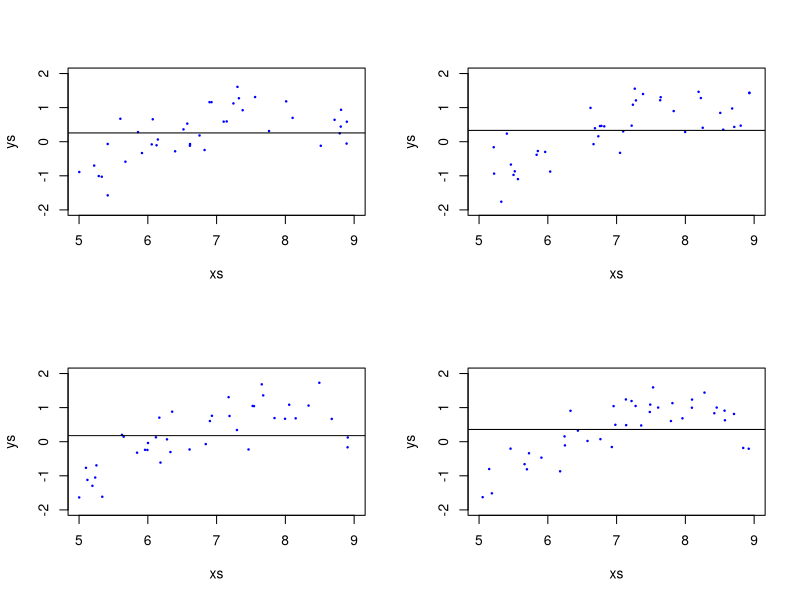
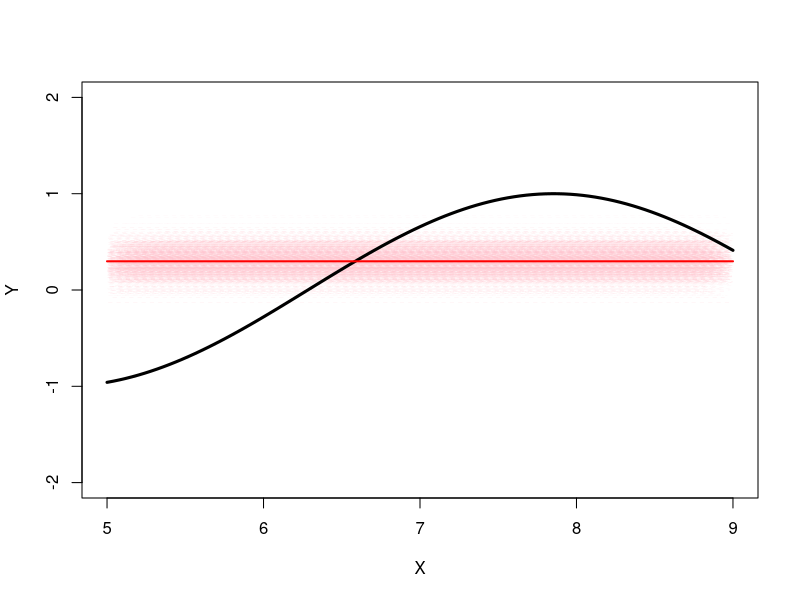
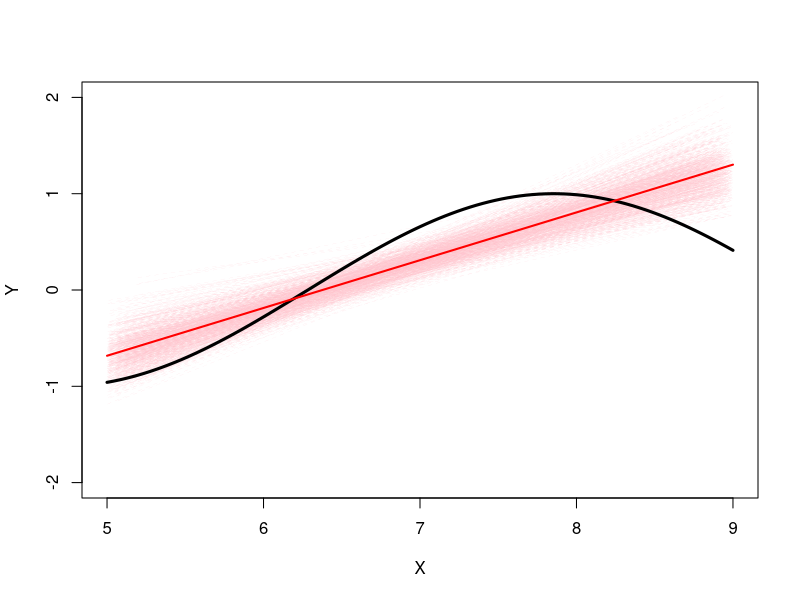
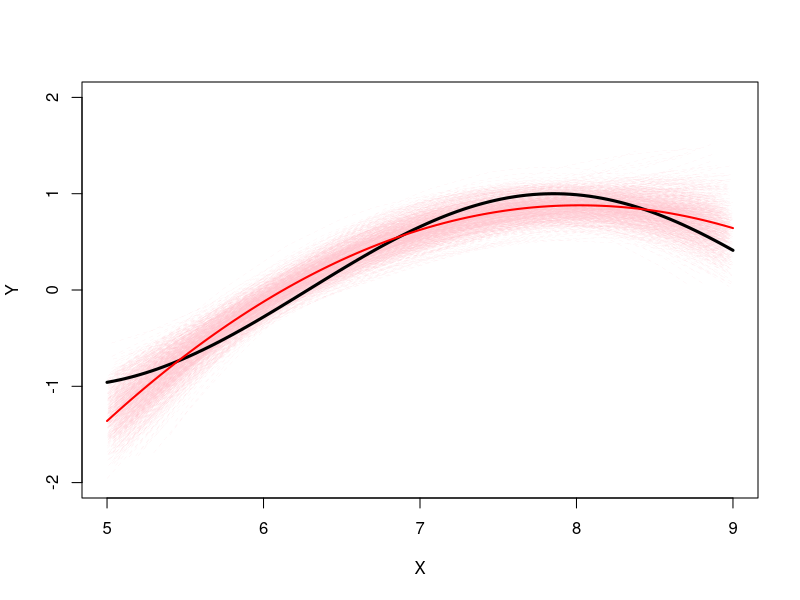
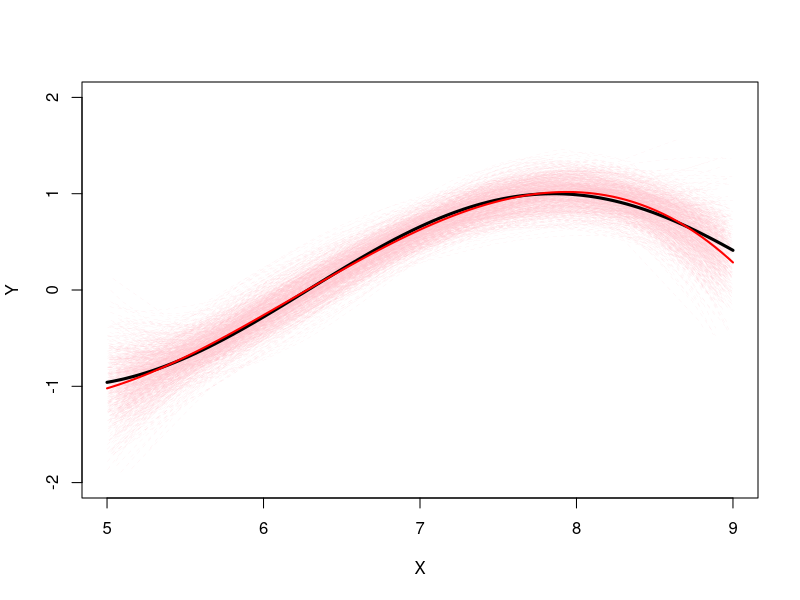
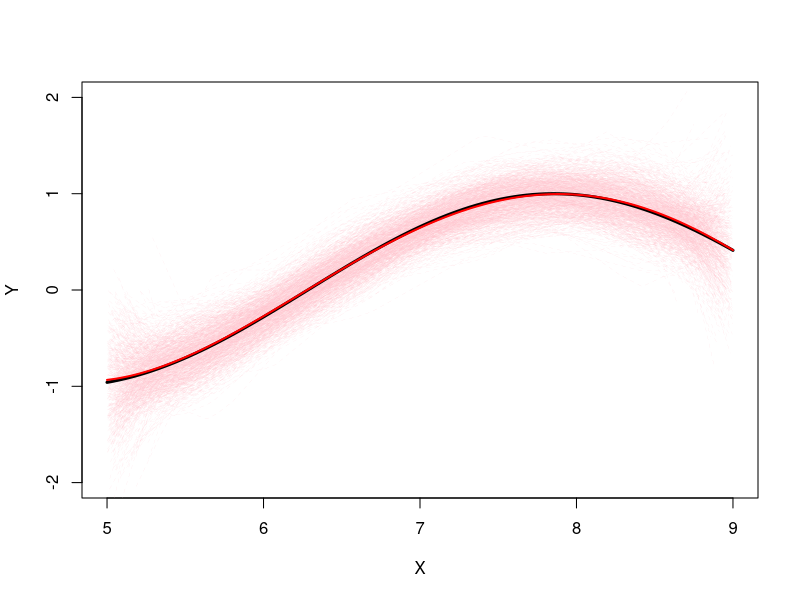
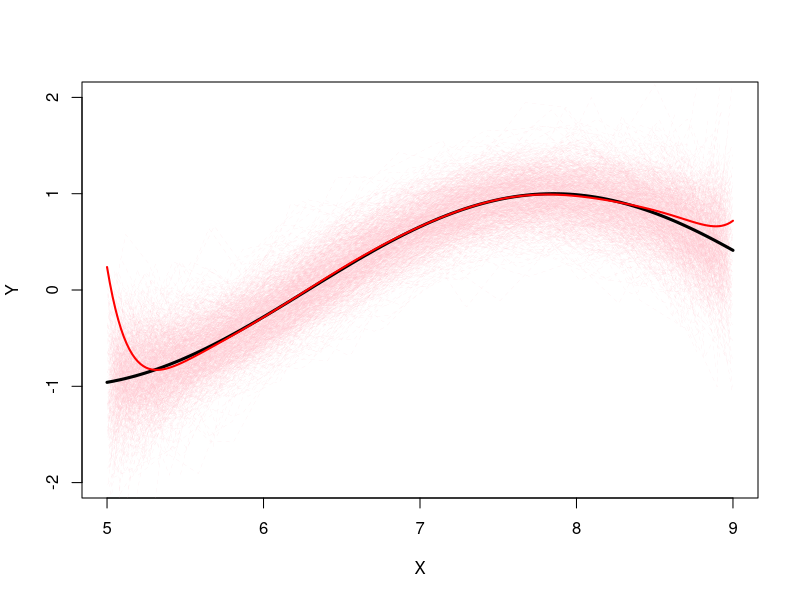
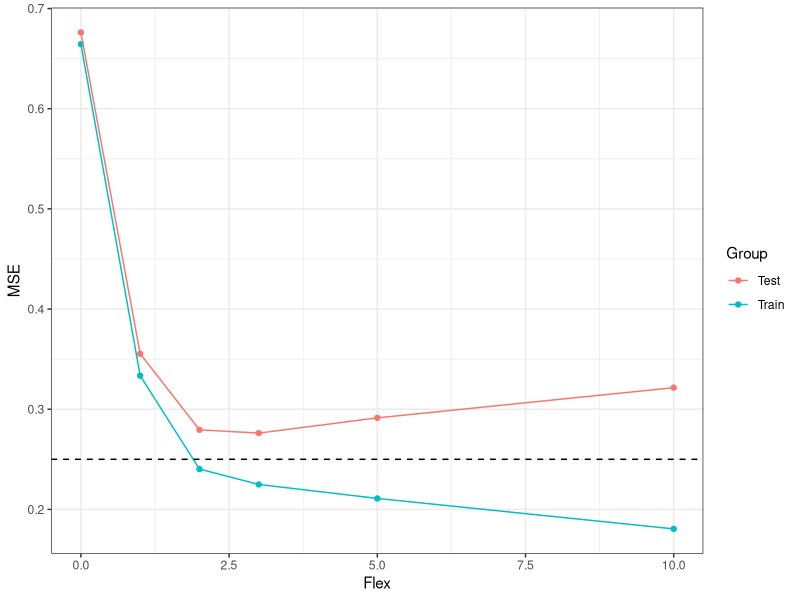

Recreate these plots in R, in order.



LWD <- 0.1
Ntrains <- 1000   # Number of training sets to generate
n <- 40           # Number of observations to generate for each training set
dpt <- 5*9*5      # Number of x points to predict over
SD <- sqrt(.25)

par(mfrow= c(2, 2))

xs <- sort(runif(n, 5, 9))
ys <- sin(xs) + rnorm(n, 0, SD)
plot(xs, ys, pch = 19, col = "blue", xlim = c(5, 9), ylim = c(-2, 2), cex = .25)
abline(lm(ys ~ 1))
xs <- sort(runif(n, 5, 9))
ys <- sin(xs) + rnorm(n, 0, SD)
plot(xs, ys, pch = 19, col = "blue", xlim = c(5, 9), ylim = c(-2, 2), cex = 0.25)
abline(lm(ys ~ 1))
xs <- sort(runif(n, 5, 9))
ys <- sin(xs) + rnorm(n, 0, SD)
plot(xs, ys, pch = 19, col = "blue", xlim = c(5, 9), ylim = c(-2, 2), cex = 0.25)
abline(lm(ys ~ 1))
xs <- sort(runif(n, 5, 9))
ys <- sin(xs) + rnorm(n, 0, SD)
plot(xs, ys, pch = 19, col = "blue", xlim = c(5, 9), ylim = c(-2, 2), cex = 0.25)
abline(lm(ys ~ 1))

par(mfrow = c(1, 1))

curve(sin, 5, 9, ylim = c(-2, 2), ylab = "Y", xlab = "X", lwd = 3, type = "n")
yhn <- matrix(NA, Ntrains, dpt)
dim(yhn)
MSEtest <- numeric(Ntrains)
MSEtrain <- numeric(Ntrains)
for(i in 1:Ntrains){
  xs <- sort(runif(n, 5, 9))
  error <- rnorm(n, 0, SD)
  ys <- sin(xs) + error
  mod1 <- lm(ys ~ 1)
  nys <- predict(mod1)
  lines(xs, nys, col = "pink", lty = "dashed", lwd = LWD)
  nxs <- seq(5, 9, length = dpt)
  yhn[i, ] <- predict(mod1, newdata = data.frame(xs = nxs))
  error <- rnorm(n, 0, SD)
  yst <- sin(xs) + error
  MSEtest[i] <- mean((yst - nys)^2)
  MSEtrain[i] <- mean((ys - nys)^2)
}
yhnbar <- apply(yhn, 2, mean)
curve(sin, 5, 9, ylim = c(-3, 3), ylab = "Y", xlab = "X", lwd = 3, add = TRUE)
lines(nxs, yhnbar, col = "red", lwd = 2)
avgMSEtest0 <- mean(MSEtest)
avgMSEtrain0 <- mean(MSEtrain)


########


curve(sin, 5, 9, ylim = c(-2, 2), ylab = "Y", xlab = "X", lwd = 3, type = "n")
yhn <- matrix(NA, Ntrains, dpt)
MSEtest <- numeric(Ntrains)
MSEtrain <- numeric(Ntrains)
for(i in 1:Ntrains){
  xs <- sort(runif(n, 5, 9))
  ys <- sin(xs) + rnorm(n, 0, SD)
  mod1 <- lm(ys ~ xs)
  nys <- predict(mod1)
  lines(xs, nys, col = "pink", lty = "dashed", lwd = LWD)
  nxs <- seq(5, 9, length = dpt)
  yhn[i, ] <- predict(mod1, newdata = data.frame(xs = nxs))
  yst <- sin(xs) + rnorm(n, 0, SD)
  MSEtest[i] <- mean((yst - nys)^2)
  MSEtrain[i] <- mean((ys - nys)^2)
}
yhnbar <- apply(yhn, 2, mean)
curve(sin, 5, 9, ylim = c(-3, 3), ylab = "Y", xlab = "X", lwd = 3, add = TRUE)
lines(nxs, yhnbar, col = "red", lwd = 2)
avgMSEtest1 <- mean(MSEtest)
avgMSEtrain1 <- mean(MSEtrain)

######

curve(sin, 5, 9, ylim = c(-2, 2), ylab = "Y", xlab = "X", lwd = 3, type = "n")
yhn <- matrix(NA, Ntrains, dpt)
MSEtest <- numeric(Ntrains)
MSEtrain <- numeric(Ntrains)
for(i in 1:Ntrains){
  xs <- sort(runif(n, 5, 9))
  ys <- sin(xs) + rnorm(n, 0, SD)
  mod1 <- lm(ys ~ poly(xs, 2))
  nys <- predict(mod1)
  lines(xs, nys, col = "pink", lty = "dashed", lwd = LWD)
  nxs <- seq(5, 9, length = dpt)
  yhn[i, ] <- predict(mod1, newdata = data.frame(xs = nxs))
  yst <- sin(xs) + rnorm(n, 0, SD)
  MSEtest[i] <- mean((yst - nys)^2)
  MSEtrain[i] <- mean((ys - nys)^2)
}
yhnbar <- apply(yhn, 2, mean)
curve(sin, 5, 9, ylim = c(-3, 3), ylab = "Y", xlab = "X", lwd = 3, add = TRUE)
lines(nxs, yhnbar, col = "red", lwd = 2)
avgMSEtest2 <- mean(MSEtest)
avgMSEtrain2 <- mean(MSEtrain)

#########

curve(sin, 5, 9, ylim = c(-2, 2), ylab = "Y", xlab = "X", lwd = 3, type = "n")
yhn <- matrix(NA, Ntrains, dpt)
MSEtest <- numeric(Ntrains)
MSEtrain <- numeric(Ntrains)
for(i in 1:Ntrains){
  xs <- sort(runif(n, 5, 9))
  ys <- sin(xs) + rnorm(n, 0, SD)
  mod1 <- lm(ys ~ poly(xs, 3))
  nys <- predict(mod1)
  lines(xs, nys, col = "pink", lty = "dashed", lwd = LWD)
  nxs <- seq(5, 9, length = dpt)
  yhn[i, ] <- predict(mod1, newdata = data.frame(xs = nxs))
  yst <- sin(xs) + rnorm(n, 0, SD)
  MSEtest[i] <- mean((yst - nys)^2)
  MSEtrain[i] <- mean((ys - nys)^2)
}
yhnbar <- apply(yhn, 2, mean)
curve(sin, 5, 9, ylim = c(-3, 3), ylab = "Y", xlab = "X", lwd = 3, add = TRUE)
lines(nxs, yhnbar, col = "red", lwd = 2)
avgMSEtest3 <- mean(MSEtest)
avgMSEtrain3 <- mean(MSEtrain)

################

curve(sin, 5, 9, ylim = c(-2, 2), ylab = "Y", xlab = "X", lwd = 3, type = "n")
yhn <- matrix(NA, Ntrains, dpt)
MSEtest <- numeric(Ntrains)
MSEtrain <- numeric(Ntrains)
for(i in 1:Ntrains){
  xs <- sort(runif(n, 5, 9))
  ys <- sin(xs) + rnorm(n, 0, SD)
  mod1 <- lm(ys ~ poly(xs, 5))
  nys <- predict(mod1)
  lines(xs, nys, col = "pink", lty = "dashed", lwd = LWD)
  nxs <- seq(5, 9, length = dpt)
  yhn[i, ] <- predict(mod1, newdata = data.frame(xs = nxs))
  yst <- sin(xs) + rnorm(n, 0, SD)
  MSEtest[i] <- mean((yst - nys)^2)
  MSEtrain[i] <- mean((ys - nys)^2)
}
yhnbar <- apply(yhn, 2, mean)
curve(sin, 5, 9, ylim = c(-3, 3), ylab = "Y", xlab = "X", lwd = 3, add = TRUE)
lines(nxs, yhnbar, col = "red", lwd = 2)
avgMSEtest5 <- mean(MSEtest)
avgMSEtrain5 <- mean(MSEtrain)

############

curve(sin, 5, 9, ylim = c(-2, 2), ylab = "Y", xlab = "X", lwd = 3, type = "n")
yhn <- matrix(NA, Ntrains, dpt)
MSEtest <- numeric(Ntrains)
MSEtrain <- numeric(Ntrains)
for(i in 1:Ntrains){
  xs <- sort(runif(n, 5, 9))
  ys <- sin(xs) + rnorm(n, 0, SD)
  mod1 <- lm(ys ~ poly(xs, 10))
  nys <- predict(mod1)
  lines(xs, nys, col = "pink", lty = "dashed", lwd = LWD)
  nxs <- seq(5, 9, length = dpt)
  yhn[i, ] <- predict(mod1, newdata = data.frame(xs = nxs))
  yst <- sin(xs) + rnorm(n, 0, SD)
  MSEtest[i] <- mean((yst - nys)^2)
  MSEtrain[i] <- mean((ys - nys)^2)
}
yhnbar <- apply(yhn, 2, mean)
curve(sin, 5, 9, ylim = c(-3, 3), ylab = "Y", xlab = "X", lwd = 3, add = TRUE)
lines(nxs, yhnbar, col = "red", lwd = 2)
avgMSEtest10 <- mean(MSEtest)
avgMSEtrain10 <- mean(MSEtrain)

#####

MSE <- c(avgMSEtrain0, avgMSEtest0, avgMSEtrain1, avgMSEtest1, avgMSEtrain2, avgMSEtest2, avgMSEtrain3, avgMSEtest3, avgMSEtrain5, avgMSEtest5, avgMSEtrain10, avgMSEtest10)
Group <- c(rep(c("Train", "Test"), 6))
Flex <- c(rep(c(0, 1, 2, 3, 5, 10), each = 2))
DF <- data.frame(MSE, Group, Flex)
library(ggplot2)
ggplot(data = DF, aes(x = Flex, y = MSE, color = Group)) + 
  geom_point() + 
  geom_line() +
  theme_bw() + 
  geom_hline(yintercept = SD^2, linetype = "dashed")

######################

#### With GGPLOT2 now

Ntrains <- 250    # Number of training sets to generate
n <- 40           # Number of observations to generate for each training set
dpt <- 5*9*5      # Number of x points to predict over
SD <- 0.5
#
xs <- sort(runif(n, 5, 9))
ys <- sin(xs) + rnorm(n, 0, SD)
DF <- data.frame(xs, ys)
library(ggplot2)
p1 <- ggplot(data = DF, aes(x = xs, y = ys)) + 
  geom_point(size = 1, color = "lightblue") + 
  geom_smooth(method = "lm", formula = y ~ 1, linetype = "dashed", se = FALSE) + 
  theme_bw() +
  lims(y = c(-2.5, 2.5)) + 
  labs(x = "X", y = "Y")
#
xs <- sort(runif(n, 5, 9))
ys <- sin(xs) + rnorm(n, 0, SD)
DF <- data.frame(xs, ys)
library(ggplot2)
p2 <- ggplot(data = DF, aes(x = xs, y = ys)) + 
  geom_point(size = 1, color = "lightblue") + 
  geom_smooth(method = "lm", formula = y ~ 1, linetype = "dashed", se = FALSE) + 
  theme_bw() +
  lims(y = c(-2.5, 2.5)) + 
  labs(x = "X", y = "Y")
#
xs <- sort(runif(n, 5, 9))
ys <- sin(xs) + rnorm(n, 0, SD)
DF <- data.frame(xs, ys)
library(ggplot2)
p3 <- ggplot(data = DF, aes(x = xs, y = ys)) + 
  geom_point(size = 1, color = "lightblue") + 
  geom_smooth(method = "lm", formula = y ~ 1, linetype = "dashed", se = FALSE) + 
  theme_bw() +
  lims(y = c(-2.5, 2.5)) + 
  labs(x = "X", y = "Y")
#
xs <- sort(runif(n, 5, 9))
ys <- sin(xs) + rnorm(n, 0, SD)
DF <- data.frame(xs, ys)
library(ggplot2)
p4 <- ggplot(data = DF, aes(x = xs, y = ys)) + 
  geom_point(size = 1, color = "lightblue") + 
  geom_smooth(method = "lm", formula = y ~ 1, linetype = "dashed", se = FALSE) + 
  theme_bw() +
  lims(y = c(-2.5, 2.5)) + 
  labs(x = "X", y = "Y")
#
gridExtra::grid.arrange(p1, p2, p3, p4, ncol = 2)

#####################

p <- ggplot(data = data.frame(x = 5:9), aes(x = x)) + 
  stat_function(fun = sin, size = 0, n = 225) + 
  theme_bw() +
  lims(y = c(-2, 2)) + 
  labs(x = "X", y = "Y")
# curve(sin, 5, 9, ylim = c(-2, 2), ylab = "Y", xlab = "X", lwd = 3, type = "n")
yhn <- matrix(NA, Ntrains, dpt)
MSEtest <- numeric(Ntrains)
MSEtrain <- numeric(Ntrains)
for(i in 1:Ntrains){
  xs <- sort(runif(n, 5, 9))
  ys <- sin(xs) + rnorm(n, 0, SD)
  mod1 <- lm(ys ~ 1)
  ysn <- predict(mod1)
  NDF <- data.frame(xs, ysn)
  # lines(xs, nys, col = "pink", lty = "dashed")
  p <- p + geom_line(data = NDF, aes(x = xs, y = ysn), size = 0.1, color = "pink")
  nxs <- seq(5, 9, length = dpt)
  yhn[i, ] <- predict(mod1, newdata = data.frame(xs = nxs))
  yst <- sin(xs) + rnorm(n, 0, SD)
  MSEtest[i] <- mean((yst - ysn)^2)
  MSEtrain[i] <- mean((ys - ysn)^2)
}
yhnbar <- apply(yhn, 2, mean)
# curve(sin, 5, 9, ylim = c(-3, 3), ylab = "Y", xlab = "X", lwd = 3, add = TRUE)
p <- p + stat_function(fun = sin, size = 1, n = 225, color = "blue")
# lines(nxs, yhnbar, col = "red", lwd = 2)
NDF2 <- data.frame(nxs, yhnbar)
p + geom_line(data = NDF2, aes(x = nxs, y = yhnbar), size = 1, color = "red")
avgMSEtest <- mean(MSEtest)
avgMSEtrain <- mean(MSEtrain)